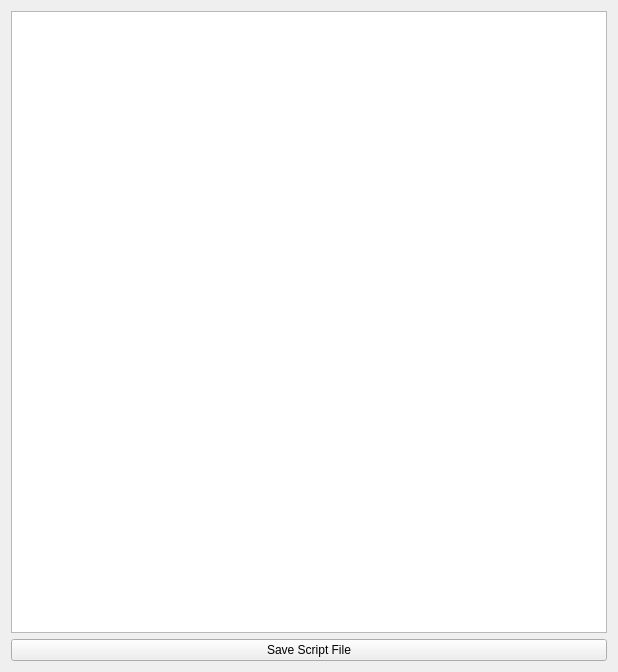
<?xml version="1.0" encoding="UTF-8"?>
<ui version="4.0">
 <class>scriptEdit</class>
 <widget class="QWidget" name="scriptEdit">
  <property name="geometry">
   <rect>
    <x>0</x>
    <y>0</y>
    <width>618</width>
    <height>672</height>
   </rect>
  </property>
  <property name="windowTitle">
   <string>Twitch Bot - Script Editor</string>
  </property>
  <property name="windowIcon">
   <iconset resource="localRes.qrc">
    <normaloff>:/core/res/twitchBotIcon.png</normaloff>:/core/res/twitchBotIcon.png</iconset>
  </property>
  <layout class="QGridLayout" name="gridLayout">
   <item row="0" column="0" colspan="2">
    <widget class="QTextBrowser" name="scriptView">
     <property name="readOnly">
      <bool>false</bool>
     </property>
    </widget>
   </item>
   <item row="1" column="0" colspan="2">
    <widget class="QPushButton" name="pushButton">
     <property name="text">
      <string>Save Script File</string>
     </property>
    </widget>
   </item>
  </layout>
 </widget>
 <resources>
  <include location="localRes.qrc"/>
 </resources>
 <connections/>
</ui>
